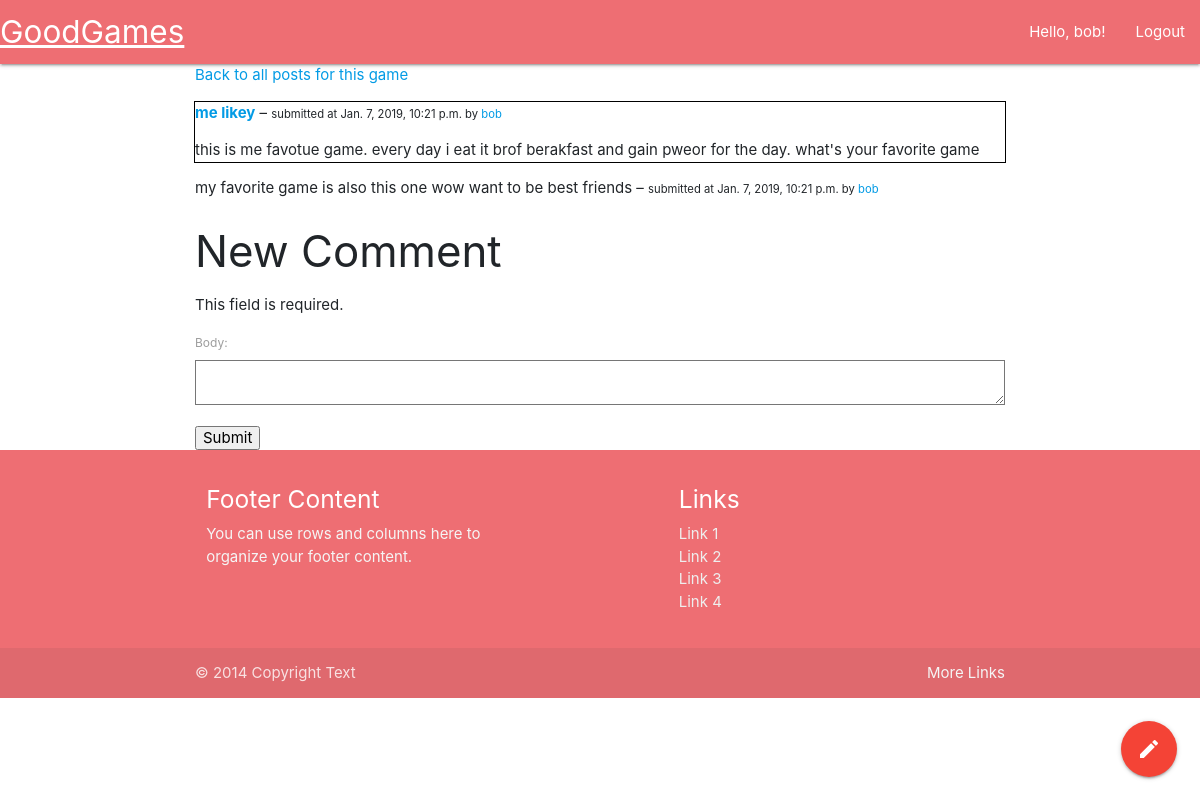
The page /game/1108/post/6 (signed in) on the database its author committed.
### goodgames/models.py (models this page shows)
class Post(models.Model):
    title = models.CharField(max_length=100)
    body = models.TextField()
    game = models.ForeignKey(
        Game, on_delete=models.CASCADE, related_name='game')
    date = models.DateTimeField(auto_now=True)
    profile = models.ForeignKey(
        Profile, on_delete=models.CASCADE, related_name='profile')

class Profile(models.Model):
    user = models.OneToOneField(User, on_delete=models.CASCADE)
    name = models.CharField(max_length=50)
    collection = models.ManyToManyField(
        'Game', symmetrical=False, blank=True, related_name="collection")
    wishlist = models.ManyToManyField(
        'Game', symmetrical=False, blank=True, related_name="wishlist")
    def __str__(self):
        return self.name

class Comment(models.Model):
    body = models.TextField()
    post = models.ForeignKey(Post, on_delete=models.CASCADE)
    date = models.DateTimeField(auto_now=True)
    profile = models.ForeignKey(Profile, on_delete=models.CASCADE)

### goodgames/views.py (the view, shortened to what this page needs)
# urls.py: path('game/<int:game_id>/post/<int:post_id>', views.comments_view),
def comments_view(request, game_id, post_id):
    game = Game.objects.filter(igdb_id=game_id).first()
    post = Post.objects.filter(id=post_id).first()
    comments = Comment.objects.filter(post=post)
    form = CommentForm(None or request.POST)
    return render(request, 'post.html', {
        'data': {
            'game': game,
            'user': request.user.profile,
            'post': post,
            'comments': comments,
        },
        'form': form,
    })

### goodgames/forms.py
class CommentForm(forms.Form):
    body = forms.CharField(widget=forms.Textarea, max_length=5000)

### goodgames/templates/post.html (shortened to what this page needs)
{% extends 'base.html' %}
{% block main %}
<body>
    <p><a href="/game/{{ data.game.igdb_id }}/posts">Back to all posts for this game</a></p>
    <div style="outline: 1px solid black">
        <p><a href="/game/{{ data.game.igdb_id }}/post/{{ data.post.id }}"><b>{{ data.post.title }}</b></a> – <span style="font-size: .75em">submitted at {{ data.post.date }} by <a href="/profile/{{ data.post.profile.id }}">{{ data.post.profile }}</a></span></p>
        <p>{{ data.post.body }}
    </div>
    {% for item in data.comments %}
    <p>{{ item.body }} – <span style="font-size: .75em">submitted at {{ item.date }} by <a href="/profile/{{ item.profile.id }}">{{ data.post.profile }}</a></span></p>
    {% endfor %}
    {% if data.user %}
    <h3>New Comment</h3>
    <form action='/game/{{ data.game.igdb_id }}/post/{{ data.post.id }}' method="post">
        {{ form.as_p }}
        <input type='submit' value='Submit'>
    </form>
    {% endif %}
</body>
{% endblock %}

### goodgames/templates/header.html
<nav>
    <div class="nav-wrapper">
        <a href="/" class="brand-logo m6">GoodGames</a>
        <ul id="nav-mobile" class="right hide-on-med-and-down">
        {% if request.user.is_authenticated %}
        <li><a href="/profile/{{ request.user.id }}">Hello, {{ request.user }}!</a></li>
        <li><a href="/logout">Logout</a></li>
        {% else %}
            <li><a href="/login">Sign in</a></li>
            <li><a href="/signup">Sign up</a></li>
        {% endif %}
        </ul>
    </div>
</nav>

### rows shown on the page
Post: post "me likey", post "Jan. 7, 2019, 10:21 p.m.", post.profile "bob", post.body "this is me favotue game. every day i eat it brof berakfast and gain pweor for the day. what's your favorite game"
Comment: body "my favorite game is also this one wow want to be best friends", date "Jan. 7, 2019, 10:21 p.m."

### other values the page prints
{{ request.user }} "bob"
